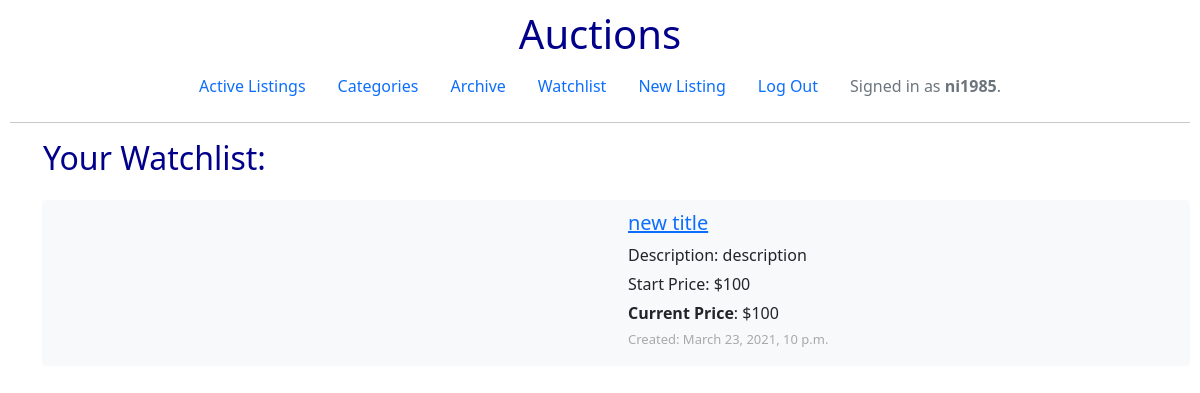
Page /watchlist (signed in) on the earlier database version.
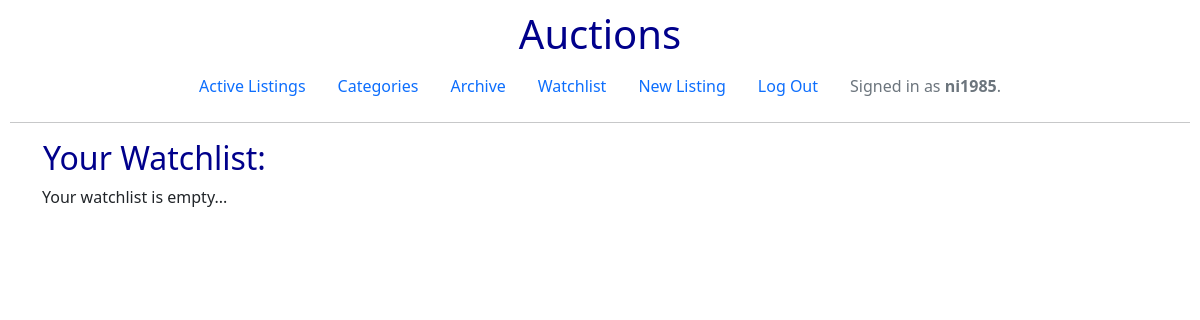
Same page on the later database version.
### auctions/models.py (models this page shows, shortened)
class User(AbstractUser):
    pass

class Listing(models.Model):
    title = models.CharField(max_length=30)
    owner = models.ForeignKey(
        User,
        on_delete = models.CASCADE,
        related_name='owner')
    description = models.TextField()
    start_bid = models.IntegerField(validators=[MinValueValidator(decimal.Decimal('0.01'))])
    url = models.URLField(blank=True, null=True)
    date_time = models.DateTimeField(auto_now_add=True)
    listing_cat = models.ForeignKey(
        Category_Choice,
        null=True,
        blank=True,
        default = None,
        on_delete=models.SET_NULL,
        to_field="category",
        db_column="listing_cat")
    finished = models.BooleanField(default=False)
    winner = models.ForeignKey(
        User,
        null=True,
        blank=True,
        on_delete=models.SET_NULL,
        related_name='winner')
    watchlist = models.ManyToManyField(
        User,
        blank = True,
        related_name = 'watchlist')

### auctions/views.py (the view)
# urls.py: path("watchlist", views.watchlists, name="watchlist"),
@login_required
def watchlists(request):
    user = request.user.id
    add_user = request.GET.get('add_user', 'empty')
    remove_user = request.GET.get('remove_user', 'empty')
    listing_title = request.GET.get('listing_title', 'empty')
    if listing_title != 'empty' and add_user != 'empty':
        current_listing = Listing.objects.get(title = listing_title)
        watchlist_user = User.objects.get(username = add_user)
        current_listing.watchlist.add(watchlist_user)
    if listing_title != 'empty' and remove_user != 'empty':
        current_listing = Listing.objects.get(title = listing_title)
        watchlist_user = User.objects.get(username = remove_user)
        current_listing.watchlist.remove(watchlist_user)
    listings = Listing.objects.filter(watchlist = user)
    if not listings:
        zipped_list = None
    else:
        bids = listings.values('title').annotate(max_bid=Max('bid__bid')).extra(order_by = ['id'])
        max_bids = []
        for i in range(0, len(listings)):
            if bids[i]['max_bid'] == None:
                max_bids.append(listings[i].start_bid)
            else:
                max_bids.append(bids[i]['max_bid'])
        zipped_list = zip(listings, max_bids)
    return render(request, "auctions/watchlist.html",{
        "zipped_list": zipped_list
    })

### auctions/templates/auctions/watchlist.html (shortened to what this page needs)
{% extends "auctions/layout.html" %}
{% block body %}
    <h2>Your Watchlist:</h2>
    <ul class="no_bullets">
        {% for listing, bid in zipped_list %}
        <li class = "listing_list">
            <div class = "border border-light rounded bg-light text-dark">
            <div class = "container">
                <div class="row" style="margin: 10px 0px">
                    <div class="col">
                    </div>
                    <div class="col">
                        <h5><a href="{% url 'listing' listing.title %}?id={{ listing.id }}">{{ listing.title }}</a></h5>
                        <p>Description: {{ listing.description }}</p>
                        <p>Start Price: ${{ listing.start_bid }}</p>
                        <p><strong>Current Price</strong>: ${{bid}}</p>
                        <p class="date">Created: {{ listing.date_time }} </p>
                    </div>
                </div>
            </div>
            </div>
        </li>
        {% empty %}
            <p>Your watchlist is empty...</p>
        {% endfor %}
    </ul>
{% endblock %}

### auctions/templates/auctions/layout.html (shortened to what this page needs)
{% load static %}
<!DOCTYPE html>
<html lang="en">
    <head>
        <link href="https://cdn.jsdelivr.net/npm/bootstrap@5.0.0-beta3/dist/css/bootstrap.min.css" rel="stylesheet">
        <link href="{% static 'auctions/styles.css' %}" rel="stylesheet">
    </head>
    <body>
        <h1 class="center">Auctions</h1>
        <ul class="nav justify-content-center">
            <li class="nav-item">
                <a class="nav-link" href="{% url 'index' %}">Active Listings</a>
            </li>
            <li class="nav-item">
                <a class="nav-link" href="{% url 'categories' %}">Categories</a>
            </li>
            <li class="nav-item">
                <a class="nav-link" href="{% url 'finished' %}">Archive</a>
            </li>
            {% if user.is_authenticated %}
                <li class="nav-item">
                    <a class="nav-link" href="{% url 'watchlist' %}">Watchlist</a>
                </li>
                <li class="nav-item">
                    <a class="nav-link" href="{% url 'new_listing' %}">New Listing</a>
                </li>
                <li class="nav-item">
                    <a class="nav-link" href="{% url 'logout' %}">Log Out</a>
                </li>
            {% endif %}
            <li class="nav-item">
                <a class="nav-link disabled" href="#" tabindex="-1" aria-disabled="true">
                    {% if user.is_authenticated %}
                        Signed in as <strong>{{ user.username }}</strong>.
                    {% else %}
                        Not signed in.
                    {% endif %}
                </a>
            </li>
        </ul>
        <hr>
        {% block body %}
        {% endblock %}
    </body>
</html>

### auctions/static/auctions/styles.css (style rules this page uses)
body { padding: 10px; }
h2 { margin-left: 33px; color: darkblue; }
p { margin: 5px 0px; }
.center { text-align: center; color: darkblue; }
.no_bullets { list-style-type: none; }

Differences in the rows shown:
no longer on this page (row edited): Listing: title "new title", description "description", start_bid "100", date_time "March 23, 2021, 10 p.m."
Other differences:
text now shown: "Your watchlist is empty..."
